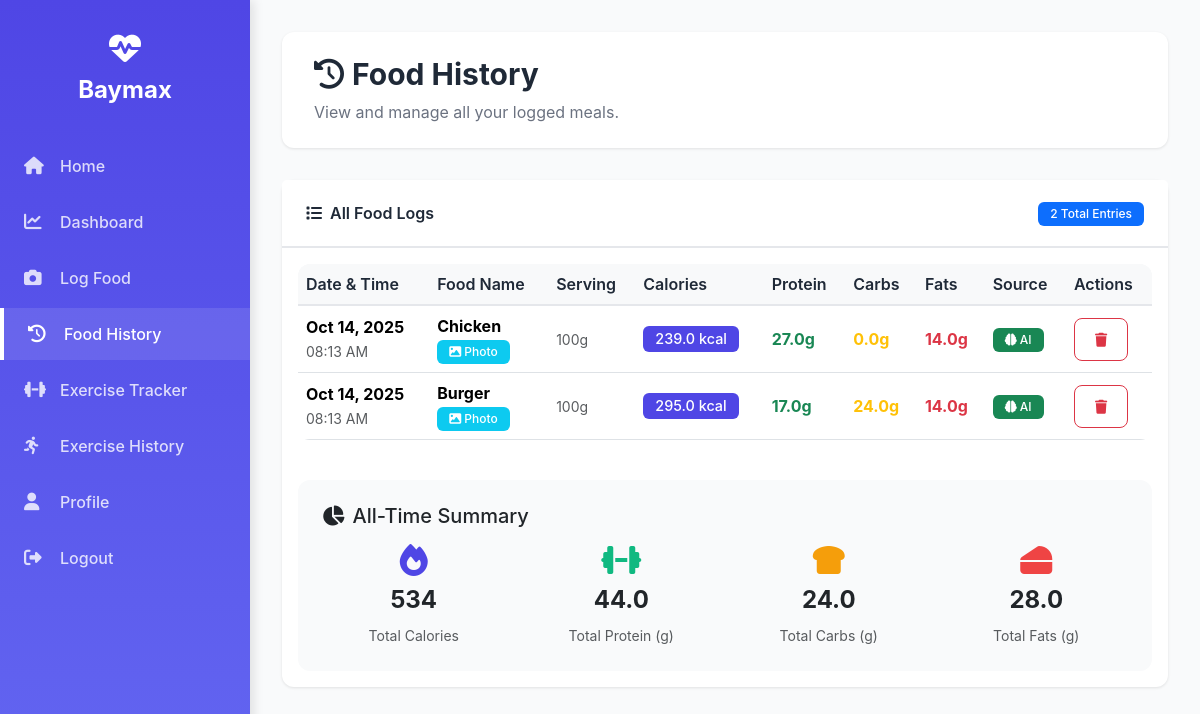
Page /food_history (signed in) on the committed database.
### app.py (models this page shows)
class FoodLog(db.Model):
    id = db.Column(db.Integer, primary_key=True)
    user_id = db.Column(db.Integer, db.ForeignKey('user.id'))
    food_name = db.Column(db.String(200))
    calories = db.Column(db.Float)
    protein = db.Column(db.Float, default=0)
    carbs = db.Column(db.Float, default=0)
    fats = db.Column(db.Float, default=0)
    serving_size = db.Column(db.String(100), default="100g")
    date = db.Column(db.DateTime, default=datetime.utcnow)
    source = db.Column(db.String(50))
    image_path = db.Column(db.String(300), nullable=True)

### app.py (the view)
@app.route('/food_history')
@login_required
def food_history():
    logs = FoodLog.query.filter_by(user_id=current_user.id).order_by(FoodLog.date.desc()).all()
    return render_template('food_history.html', logs=logs)

### app.py (called while the page is built)
@login_manager.user_loader
def load_user(user_id):
    return User.query.get(int(user_id))

### templates/food_history.html (shortened to what this page needs)
{% extends "base.html" %}
{% block content %}
<div class="content-header">
    <h1><i class="fas fa-history me-2"></i>Food History</h1>
    <p>View and manage all your logged meals.</p>
</div>
<div class="row mb-4">
    <div class="col-md-12">
        <div class="card">
            <div class="card-header d-flex justify-content-between align-items-center">
                <span><i class="fas fa-list me-2"></i>All Food Logs</span>
                <div>
                    <span class="badge bg-primary">{{ logs|length }} Total Entries</span>
                </div>
            </div>
            <div class="card-body">
                {% if logs %}
                <div class="table-responsive">
                    <table class="table table-hover align-middle">
                        <thead class="table-light">
                            <tr>
                                <th>Date & Time</th>
                                <th>Food Name</th>
                                <th>Serving</th>
                                <th>Calories</th>
                                <th>Protein</th>
                                <th>Carbs</th>
                                <th>Fats</th>
                                <th>Source</th>
                                <th>Actions</th>
                            </tr>
                        </thead>
                        <tbody>
                            {% for log in logs %}
                            <tr>
                                <td>
                                    <div>
                                        <strong>{{ log.date.strftime('%b %d, %Y') }}</strong>
                                        <br>
                                        <small class="text-muted">{{ log.date.strftime('%I:%M %p') }}</small>
                                    </div>
                                </td>
                                <td>
                                    <strong>{{ log.food_name|title }}</strong>
                                    {% if log.image_path %}
                                    <br><span class="badge badge-sm bg-info"><i class="fas fa-image"></i> Photo</span>
                                    {% endif %}
                                </td>
                                <td><small class="text-muted">{{ log.serving_size }}</small></td>
                                <td>
                                    <span class="badge" style="background: #4F46E5; font-size: 0.9rem;">
                                        {{ log.calories }} kcal
                                    </span>
                                </td>
                                <td><span class="text-success fw-bold">{{ log.protein }}g</span></td>
                                <td><span class="text-warning fw-bold">{{ log.carbs }}g</span></td>
                                <td><span class="text-danger fw-bold">{{ log.fats }}g</span></td>
                                <td>
                                    {% if log.source == 'ai' %}
                                    <span class="badge bg-success"><i class="fas fa-brain"></i> AI</span>
                                    {% elif log.source == 'search' %}
                                    <span class="badge bg-info"><i class="fas fa-search"></i> Search</span>
                                    {% else %}
                                    <span class="badge bg-secondary"><i class="fas fa-keyboard"></i> Manual</span>
                                    {% endif %}
                                </td>
                                <td>
                                    <form method="post" action="{{ url_for('delete_log', log_id=log.id) }}" style="display: inline;" onsubmit="return confirm('Are you sure you want to delete this entry?');">
                                        <button type="submit" class="btn btn-sm btn-outline-danger" title="Delete">
                                            <i class="fas fa-trash"></i>
                                        </button>
                                    </form>
                                </td>
                            </tr>
                            {% endfor %}
                        </tbody>
                    </table>
                </div>
                <div class="mt-4 p-4" style="background: #F9FAFB; border-radius: 12px;">
                    <h5 class="mb-3"><i class="fas fa-chart-pie me-2"></i>All-Time Summary</h5>
                    <div class="row text-center">
                        <div class="col-md-3">
                            <div class="mb-2">
                                <i class="fas fa-fire fa-2x" style="color: #4F46E5;"></i>
                            </div>
                            <h4 class="fw-bold">{{ logs|sum(attribute='calories')|int }}</h4>
                            <small class="text-muted">Total Calories</small>
                        </div>
                        <div class="col-md-3">
                            <div class="mb-2">
                                <i class="fas fa-dumbbell fa-2x" style="color: #10B981;"></i>
                            </div>
                            <h4 class="fw-bold">{{ logs|sum(attribute='protein')|round(1) }}</h4>
                            <small class="text-muted">Total Protein (g)</small>
                        </div>
                        <div class="col-md-3">
                            <div class="mb-2">
                                <i class="fas fa-bread-slice fa-2x" style="color: #F59E0B;"></i>
                            </div>
                            <h4 class="fw-bold">{{ logs|sum(attribute='carbs')|round(1) }}</h4>
                            <small class="text-muted">Total Carbs (g)</small>
                        </div>
                        <div class="col-md-3">
                            <div class="mb-2">
                                <i class="fas fa-cheese fa-2x" style="color: #EF4444;"></i>
                            </div>
                            <h4 class="fw-bold">{{ logs|sum(attribute='fats')|round(1) }}</h4>
                            <small class="text-muted">Total Fats (g)</small>
                        </div>
                    </div>
                </div>
                {% endif %}
            </div>
        </div>
    </div>
</div>
{% endblock %}

### templates/base.html (style rules this page uses)
:root { --sidebar-width: 250px; --primary-color: #4F46E5; --secondary-color: #10B981; --danger-color: #EF4444; --bg-light: #F9FAFB; --text-dark: #1F2937; --border-color: #E5E7EB; }
body { font-family: 'Inter', -apple-system, BlinkMacSystemFont, sans-serif; background-color: var(--bg-light); min-height: 100vh; margin: 0; padding: 0; }
.content-header { background: white; padding: 1.5rem 2rem; border-radius: 12px; margin-bottom: 2rem; box-shadow: 0 1px 3px rgba(0,0,0,0.1); }
.content-header h1 { margin: 0; color: var(--text-dark); font-size: 1.875rem; font-weight: 700; }
.content-header p { margin: 0.5rem 0 0 0; color: #6B7280; }
.card { border: none; border-radius: 12px; box-shadow: 0 1px 3px rgba(0,0,0,0.1); margin-bottom: 1.5rem; transition: transform 0.2s, box-shadow 0.2s; }
.card-header { background: white; border-bottom: 2px solid var(--border-color); padding: 1.25rem 1.5rem; font-weight: 600; color: var(--text-dark); }
.btn { border-radius: 8px; padding: 0.625rem 1.25rem; font-weight: 500; transition: all 0.2s; }
.table { background: white; border-radius: 12px; overflow: hidden; }
.table thead { background: var(--bg-light); }
.table th { font-weight: 600; color: var(--text-dark); border-bottom: 2px solid var(--border-color); }
.badge { padding: 0.375rem 0.75rem; border-radius: 6px; font-weight: 500; }

### rows in the picture
FoodLog: date "Oct 14, 2025", date "08:13 AM", food_name "Chicken", shows "Photo", serving_size "100g", calories "239.0", protein "27.0", carbs "0.0", fats "14.0", source "ai" (drawn)
FoodLog: date "Oct 14, 2025", date "08:13 AM", food_name "Burger", shows "Photo", serving_size "100g", calories "295.0", protein "17.0", carbs "24.0", fats "14.0", source "ai" (drawn)

### other values in the picture
{{ logs|length }} "2"
{{ logs|sum(attribute='calories')|int }} "534"
{{ logs|sum(attribute='protein')|round(1) }} "44.0"
{{ logs|sum(attribute='carbs')|round(1) }} "24.0"
{{ logs|sum(attribute='fats')|round(1) }} "28.0"
